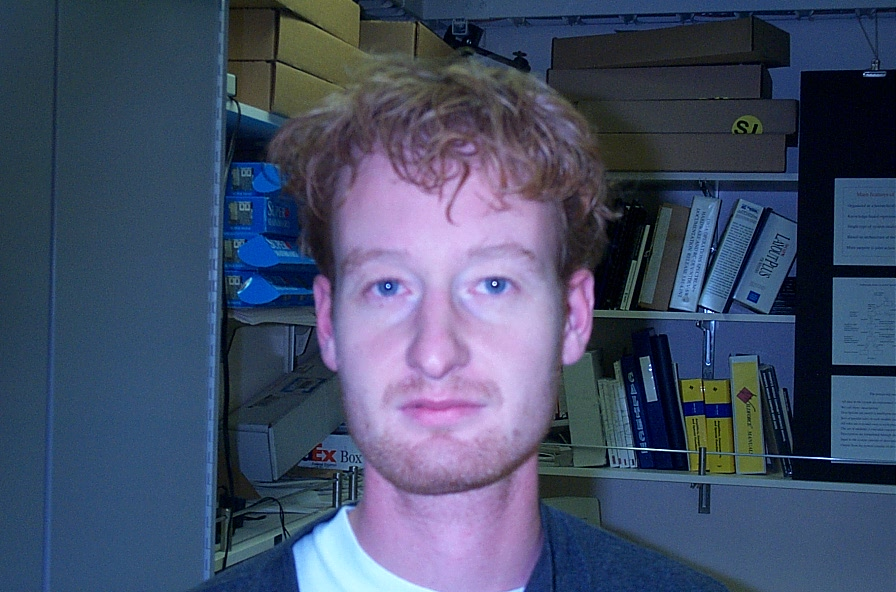
%> input picture images/DB2/bl_10.jpg, 896 x 592 px
$ octave main.m   (GNU Octave 9; MATLAB toolbox functions it lacks are replaced by stand-ins)
%> lines starting %> are read from the running program, lines starting %| are printed output that depends on the picture; in (x1, y1, x2, y2) boxes, pixels count from 0 and x2, y2 are one past the last pixel; in counts of white or black regions, pixels touching at a corner belong together; the program's own positions count from 1
%> further down, im1 is the input picture: size 592x896x3 uint8; mean R, G, B 67.6, 78, 104.3
### whiteWorldCorrection.m
function out_im = whiteWorldCorrection(im)

%Split image to each channel
im_R = im(:,:,1);
im_G = im(:,:,2);
im_B = im(:,:,3);
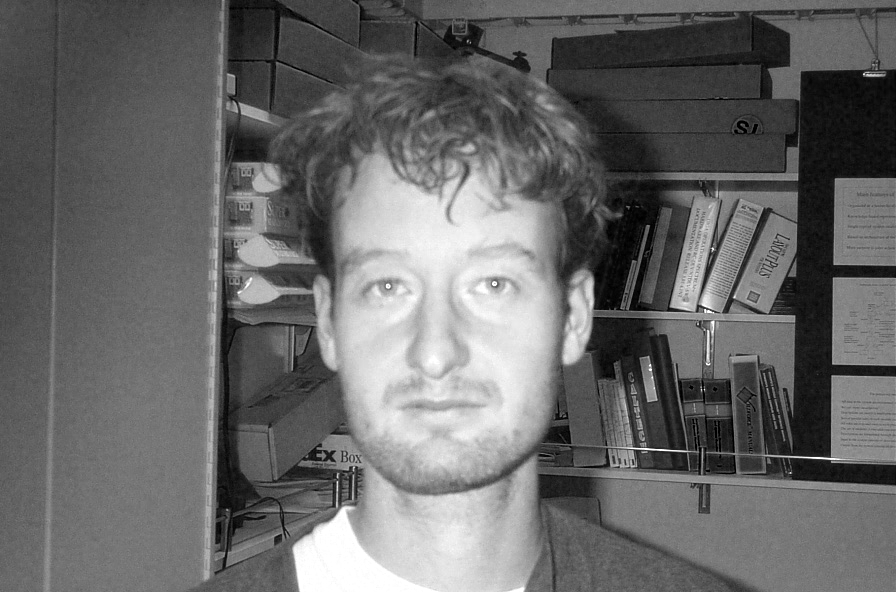
%> im_B: size 592x896 uint8; min 0, max 255, mean 104.3

%Get mean top 5% of values
R_sorted = sort(im_R(:),'descend');    % Sort Descending
G_sorted = sort(im_G(:),'descend');    % Sort Descending
B_sorted = sort(im_B(:),'descend');    % Sort Descending

max_R = mean(R_sorted(1:ceil(length(R_sorted)*0.05)));   % Desired Output
%> max_R = 203.4
max_G = mean(G_sorted(1:ceil(length(G_sorted)*0.05)));   % Desired Output
%> max_G = 189.5
max_B = mean(B_sorted(1:ceil(length(B_sorted)*0.05)));   % Desired Output
%> max_B = 235.9

alpha = max_G/max_R;
%> alpha = 0.932
beta = max_G/max_B;
%> beta = 0.803

out_R = uint8(alpha*im_R*255);
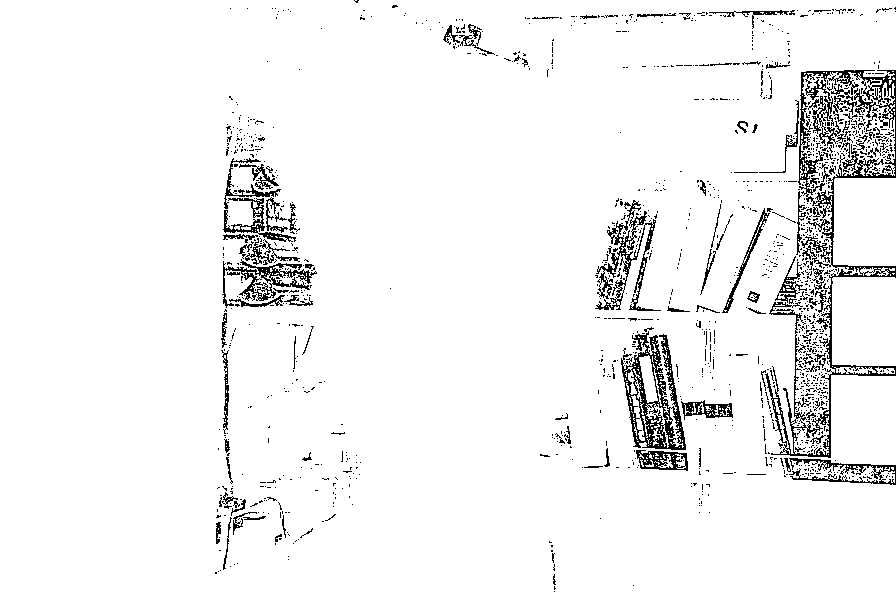
%> out_R: size 592x896 uint8; 94.9% white; black in thin lines or dots, all inside (x1, y1, x2, y2) = (215, 0, 896, 592)
out_G = uint8(im_G*255);
%> out_G: size 592x896 uint8; 99.4% white; black in thin lines or dots, all inside (x1, y1, x2, y2) = (222, 8, 896, 569)
out_B = uint8(beta*im_B*255);
%> out_B: size 592x896 uint8; 99.9% white; black in thin lines or dots, all inside (x1, y1, x2, y2) = (220, 0, 758, 531)

new_im = cat(3, out_R,out_G,out_B);
out_im = im2double(new_im);
end

### eyeMap.m
function output = eyeMap(im)
%im = imread("db1_01.jpg");
%im = im2double(im);

im_ycbcr = rgb2ycbcr(im);
%> im_ycbcr: size 592x896x3 uint8; mean of channels 1, 2, 3 82.9, 141, 121.6

y = im_ycbcr(:,:,1);
cb = im_ycbcr(:,:,2);
cr = im_ycbcr(:,:,3);
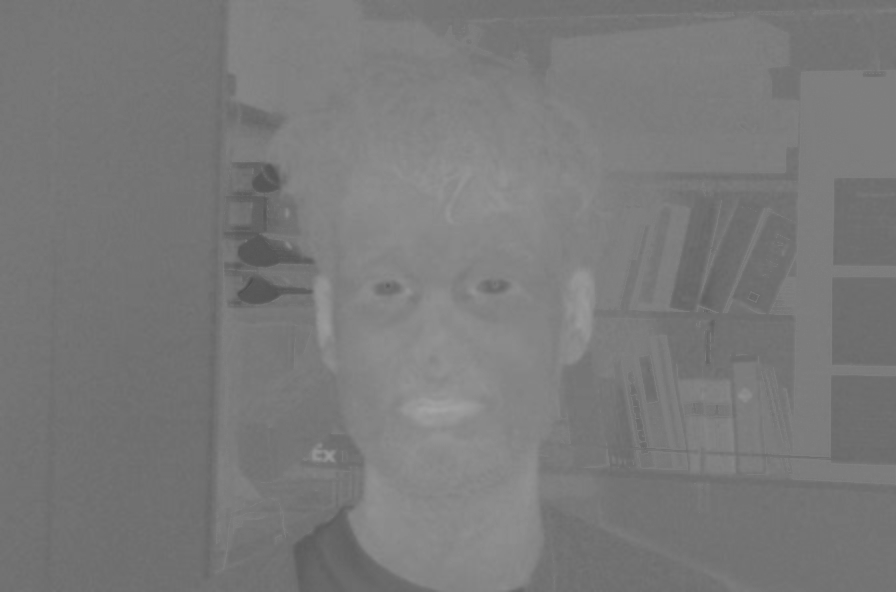
%> cr: size 592x896 uint8; min 78, max 165, mean 121.6
cr_neg = 1-cr; %fr�ga daniel
%> cr_neg: size 592x896 uint8; every value is 0

EyeMapC = (1/3)*( (cb.^2) + (cr_neg.^2) + (cb./cr) );
%> EyeMapC: size 592x896 uint8; every value is 85
EyeMapC = EyeMapC./max(EyeMapC(:));
%> EyeMapC: size 592x896 uint8; every value is 1

r = 10;
SE = strel('disk', r);

y_dilate = imdilate(y,SE);
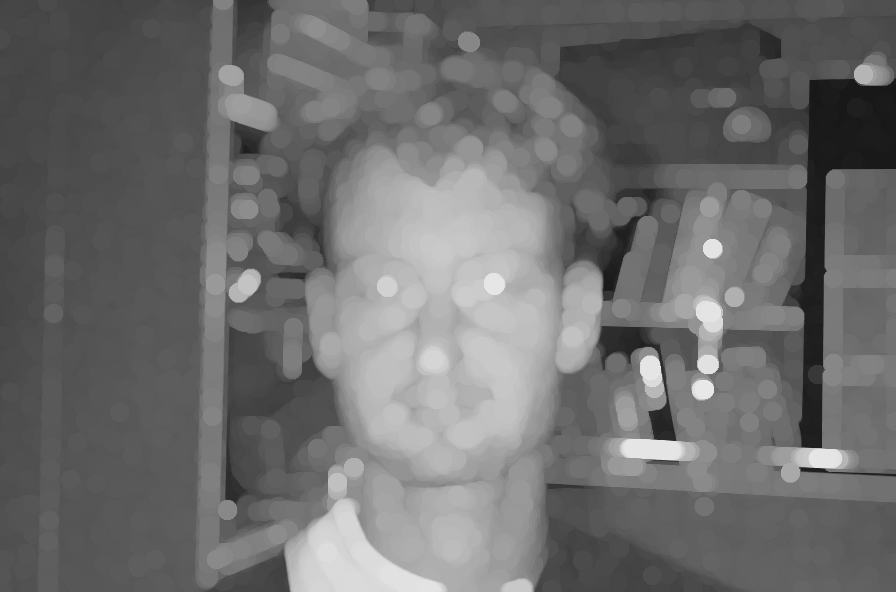
%> y_dilate: size 592x896 uint8; min 21, max 232, mean 109.7
y_erode = imerode(y,SE);
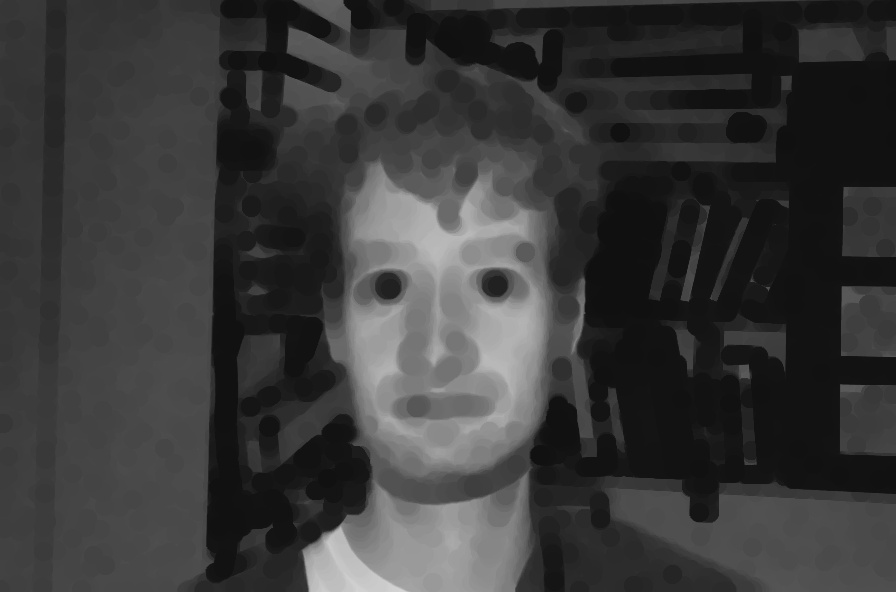
%> y_erode: size 592x896 uint8; min 16, max 211, mean 57.5

EyeMapL = y_dilate./(y_erode + 1);
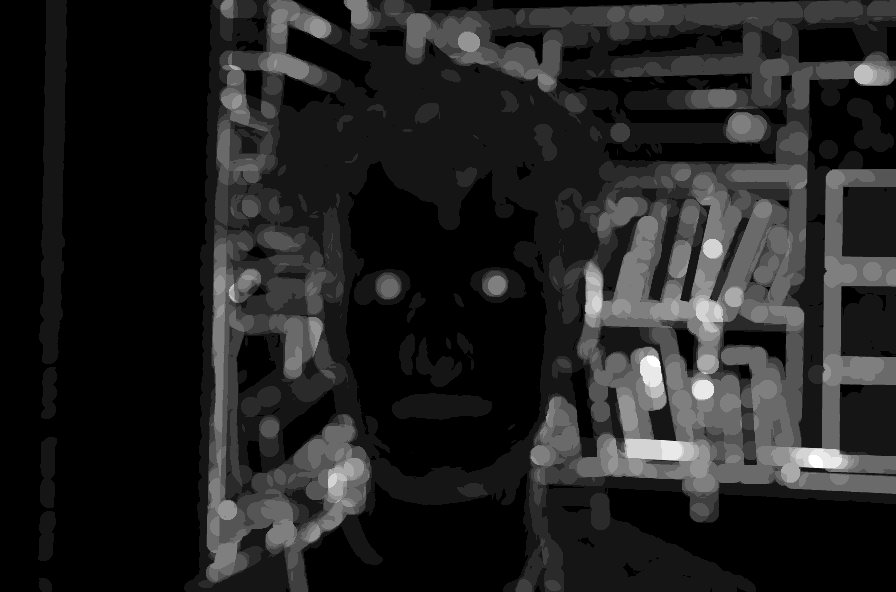
%> EyeMapL: size 592x896 uint8; min 1, max 13, mean 2.61; drawn with min black and max white
EyeMapL = EyeMapL./max(EyeMapL(:));
%> EyeMapL: size 592x896 uint8; values 0 (black) and 1 (white), 6.5% white; 60 white regions (11 under 20 px), largest, box (x1, y1, x2, y2) and area: (585, 196, 728, 492) 14664, (756, 446, 859, 487) 2247, (213, 267, 226, 433) 1485

output = EyeMapC .* EyeMapL;

output = imdilate(output,SE);
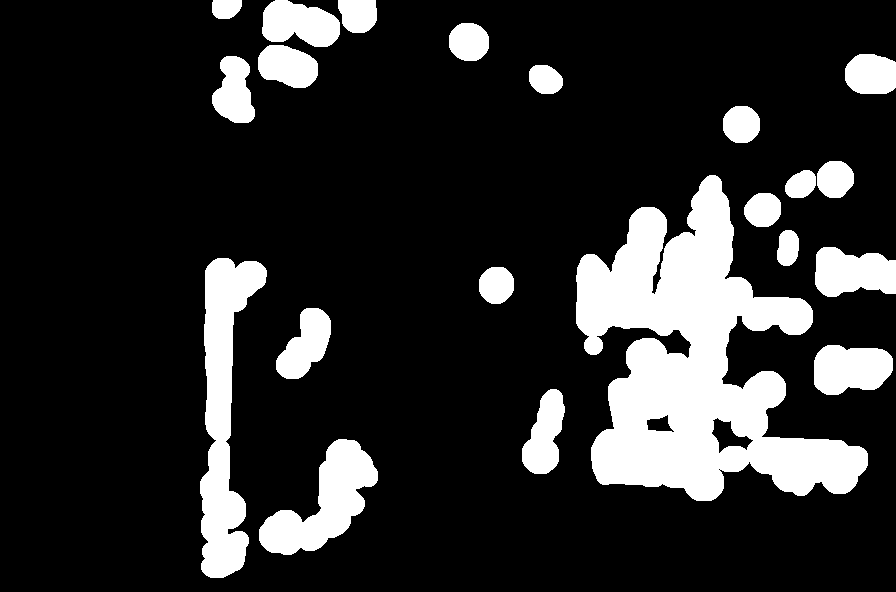
%> output: size 592x896 uint8; values 0 (black) and 1 (white), 17.2% white; 21 white regions, largest, box (x1, y1, x2, y2) and area: (576, 175, 868, 501) 45474, (200, 258, 267, 578) 10660, (259, 439, 378, 555) 6287


end

### mouthMap.m
function output = mouthMap(im)
%im = imread("db1_09.jpg");
%im = im2double(im);

im_ycbcr = rgb2ycbcr(im);

y = im_ycbcr(:,:,1);
cb = im_ycbcr(:,:,2);
cr = im_ycbcr(:,:,3);

n_cb = size(cb,1)*size(cb,2);
%> n_cb = 530432
n_cr = size(cr,1)*size(cr,2);
%> n_cr = 530432

%Fr�ga om 1/n ska va med eller kan det tas bort?
%Fr�ga om normalizering?
%Fr�ga om dilate + masking i slutet
eta = 0.85*( ((1/n_cb)*sum(cr(:).^2)) / ((1/n_cr)*sum(cr(:)./cb(:))) );
%> eta = 217.4

mouthMapImage = cr.^2 .* (cr.^2 - (eta* (( cr./cb )))).^2;
%> mouthMapImage: size 592x896 uint8; every value is 255

mouthMapImage = mouthMapImage./max(mouthMapImage(:));

r = 20;
SE = strel('disk', r);
mouthMapImage = imdilate(mouthMapImage,SE);

output = mouthMapImage;
end

### main.m
im1 = imread("bl_10.jpg");

whiteWorldImage = whiteWorldCorrection(im1);

eyeMapImage = eyeMap(im1);

mouthMapImage = mouthMap(im1);

figure
imshow(whiteWorldImage)
figure
imshow(eyeMapImage)

figure
imshow(mouthMapImage)

$ run again, with images/DB1/db1_01.jpg copied over images/DB2/bl_10.jpg
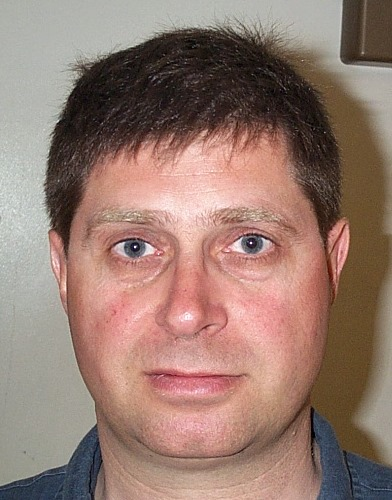
%> input picture images/DB1/db1_01.jpg, 392 x 500 px
%> im1 is the input picture: size 500x392x3 uint8; mean R, G, B 150.1, 122.6, 111.8
%> max_R = 242.1
%> max_G = 200.8
%> max_B = 194.8
%> alpha = 0.829
%> beta = 1.03
%> in whiteWorldCorrection, `out_R = uint8(alpha*im_R*255);`:
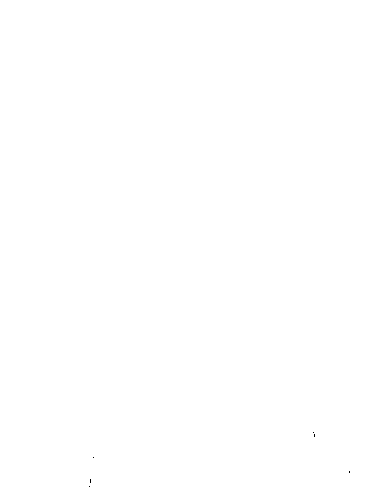
%> out_R: size 500x392 uint8; 100% white; black in thin lines or dots, all inside (x1, y1, x2, y2) = (89, 432, 350, 487)
%> out_G: size 500x392 uint8; 100% white; black in thin lines or dots, all inside (x1, y1, x2, y2) = (59, 48, 315, 453)
%> out_B: size 500x392 uint8; 99.9% white; black in thin lines or dots, all inside (x1, y1, x2, y2) = (55, 41, 330, 462)
%> im_ycbcr: size 500x392x3 uint8; mean of channels 1, 2, 3 127.3, 119.3, 140.8
%> cr_neg: size 500x392 uint8; every value is 0
%> in eyeMap, `output = imdilate(output,SE);`:
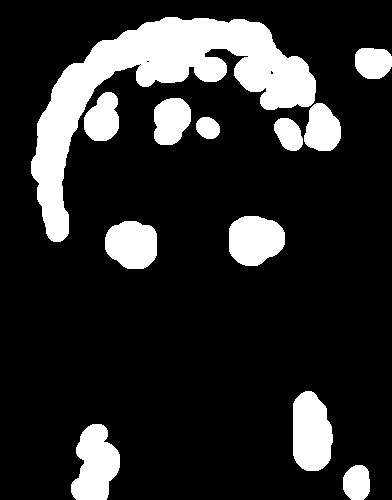
%> output: size 500x392 uint8; values 0 (black) and 1 (white), 17.3% white; 12 white regions, largest, box (x1, y1, x2, y2) and area: (31, 17, 316, 242) 17621, (293, 391, 333, 471) 2621, (71, 424, 120, 500) 2596
%> eta = 216.7
